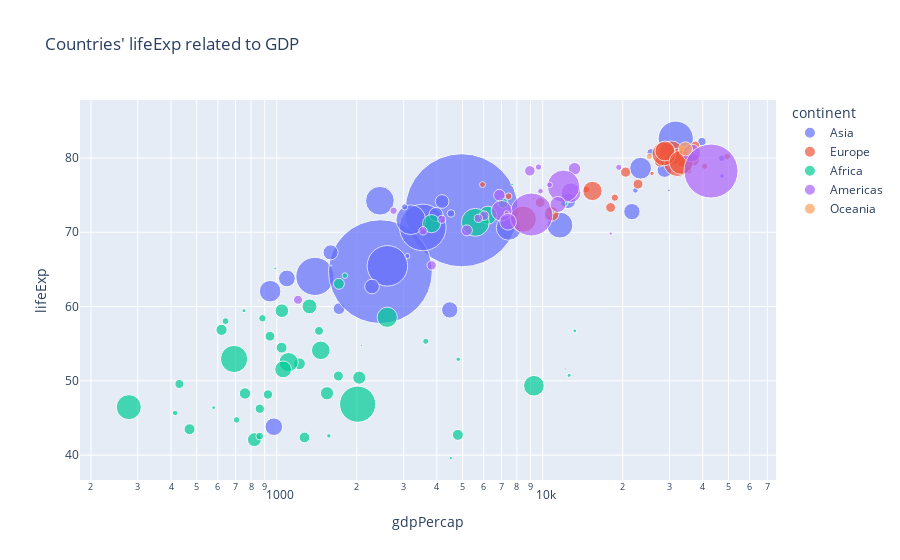

This figure's notebook cell:
### Markdown cell above
### 3.3 Using The New Package
Finally, it's time to use the newly installed package! Pick a dataset from the [data package](https://plotly.com/python-api-reference/generated/plotly.data.html) that is a part of Plotly. 


### 3.3.1 (10 points):

Create a graph using one of these datasets. You can use the documentation for inspiration, but try to change the variables around so you get to really experience the package! Make sure to include titles and axis labels!

### Code cell
import plotly
plotly.data.gapminder()

import plotly.express as px
df = px.data.gapminder()

fig = px.scatter(df.query("year==2007"), x="gdpPercap", y="lifeExp",
	         size="pop", color="continent",
                 hover_name="country", log_x=True, size_max=80,title="Countries' lifeExp related to GDP")
fig.show()

### Figure 1 — Plotly figure (JSON) as saved in the notebook; plotly's stock layout.template omitted (floating-point values rounded to 4 significant figures)
{"data": [{"hovertemplate": "<b>%{hovertext}</b><br><br>continent=Asia<br>gdpPercap=%{x}<br>lifeExp=%{y}<br>pop=%{marker.size}<extra></extra>", "hovertext": ["Afghanistan", "Bahrain", "Bangladesh", "Cambodia", "China", "Hong Kong, China", "India", "Indonesia", "Iran", "Iraq", "Israel", "Japan", "Jordan", "Korea, Dem. Rep.", "Korea, Rep.", "Kuwait", "Lebanon", "Malaysia", "Mongolia", "Myanmar", "Nepal", "Oman", "Pakistan", "Philippines", "Saudi Arabia", "Singapore", "Sri Lanka", "Syria", "Taiwan", "Thailand", "Vietnam", "West Bank and Gaza", "Yemen, Rep."], "legendgroup": "Asia", "marker": {"color": "#636efa", "size": [31889923, 708573, 150448339, 14131858, 1318683096, 6980412, 1110396331, 223547000, 69453570, 27499638, 6426679, 127467972, 6053193, 23301725, 49044790, 2505559, 3921278, 24821286, 2874127, 47761980, 28901790, 3204897, 169270617, 91077287, 27601038, 4553009, 20378239, 19314747, 23174294, 65068149, 85262356, 4018332, 22211743], "sizemode": "area", "sizeref": 206000.0, "symbol": "circle"}, "mode": "markers", "name": "Asia", "orientation": "v", "showlegend": true, "type": "scatter", "x": [974.6, 29800.0, 1391.0, 1714.0, 4959.0, 39720.0, 2452.0, 3541.0, 11610.0, 4471.0, 25520.0, 31660.0, 4519.0, 1593.0, 23350.0, 47310.0, 10460.0, 12450.0, 3096.0, 944, 1091.0, 22320.0, 2606.0, 3190.0, 21650.0, 47140.0, 3970.0, 4185.0, 28720.0, 7458.0, 2442.0, 3025.0, 2281.0], "xaxis": "x", "y": [43.83, 75.64, 64.06, 59.72, 72.96, 82.21, 64.7, 70.65, 70.96, 59.55, 80.75, 82.6, 72.53, 67.3, 78.62, 77.59, 71.99, 74.24, 66.8, 62.07, 63.78, 75.64, 65.48, 71.69, 72.78, 79.97, 72.4, 74.14, 78.4, 70.62, 74.25, 73.42, 62.7], "yaxis": "y"}, {"hovertemplate": "<b>%{hovertext}</b><br><br>continent=Europe<br>gdpPercap=%{x}<br>lifeExp=%{y}<br>pop=%{marker.size}<extra></extra>", "hovertext": ["Albania", "Austria", "Belgium", "Bosnia and Herzegovina", "Bulgaria", "Croatia", "Czech Republic", "Denmark", "Finland", "France", "Germany", "Greece", "Hungary", "Iceland", "Ireland", "Italy", "Montenegro", "Netherlands", "Norway", "Poland", "Portugal", "Romania", "Serbia", "Slovak Republic", "Slovenia", "Spain", "Sweden", "Switzerland", "Turkey", "United Kingdom"], "legendgroup": "Europe", "marker": {"color": "#EF553B", "size": [3600523, 8199783, 10392226, 4552198, 7322858, 4493312, 10228744, 5468120, 5238460, 61083916, 82400996, 10706290, 9956108, 301931, 4109086, 58147733, 684736, 16570613, 4627926, 38518241, 10642836, 22276056, 10150265, 5447502, 2009245, 40448191, 9031088, 7554661, 71158647, 60776238], "sizemode": "area", "sizeref": 206000.0, "symbol": "circle"}, "mode": "markers", "name": "Europe", "orientation": "v", "showlegend": true, "type": "scatter", "x": [5937.0, 36130.0, 33690.0, 7446.0, 10680.0, 14620.0, 22830.0, 35280.0, 33210.0, 30470.0, 32170.0, 27540.0, 18010.0, 36180.0, 40680.0, 28570.0, 9254.0, 36800.0, 49360.0, 15390.0, 20510.0, 10810.0, 9787.0, 18680.0, 25770.0, 28820.0, 33860.0, 37510.0, 8458.0, 33200.0], "xaxis": "x", "y": [76.42, 79.83, 79.44, 74.85, 73.0, 75.75, 76.49, 78.33, 79.31, 80.66, 79.41, 79.48, 73.34, 81.76, 78.89, 80.55, 74.54, 79.76, 80.2, 75.56, 78.1, 72.48, 74.0, 74.66, 77.93, 80.94, 80.88, 81.7, 71.78, 79.42], "yaxis": "y"}, {"hovertemplate": "<b>%{hovertext}</b><br><br>continent=Africa<br>gdpPercap=%{x}<br>lifeExp=%{y}<br>pop=%{marker.size}<extra></extra>", "hovertext": ["Algeria", "Angola", "Benin", "Botswana", "Burkina Faso", "Burundi", "Cameroon", "Central African Republic", "Chad", "Comoros", "Congo, Dem. Rep.", "Congo, Rep.", "Cote d'Ivoire", "Djibouti", "Egypt", "Equatorial Guinea", "Eritrea", "Ethiopia", "Gabon", "Gambia", "Ghana", "Guinea", "Guinea-Bissau", "Kenya", "Lesotho", "Liberia", "Libya", "Madagascar", "Malawi", "Mali", "Mauritania", "Mauritius", "Morocco", "Mozambique", "Namibia", "Niger", "Nigeria", "Reunion", "Rwanda", "Sao Tome and Principe", "Senegal", "Sierra Leone", "Somalia", "South Africa", "Sudan", "Swaziland", "Tanzania", "Togo", "Tunisia", "Uganda", "Zambia", "Zimbabwe"], "legendgroup": "Africa", "marker": {"color": "#00cc96", "size": [33333216, 12420476, 8078314, 1639131, 14326203, 8390505, 17696293, 4369038, 10238807, 710960, 64606759, 3800610, 18013409, 496374, 80264543, 551201, 4906585, 76511887, 1454867, 1688359, 22873338, 9947814, 1472041, 35610177, 2012649, 3193942, 6036914, 19167654, 13327079, 12031795, 3270065, 1250882, 33757175, 19951656, 2055080, 12894865, 135031164, 798094, 8860588, 199579, 12267493, 6144562, 9118773, 43997828, 42292929, 1133066, 38139640, 5701579, 10276158, 29170398, 11746035, 12311143], "sizemode": "area", "sizeref": 206000.0, "symbol": "circle"}, "mode": "markers", "name": "Africa", "orientation": "v", "showlegend": true, "type": "scatter", "x": [6223.0, 4797.0, 1441.0, 12570.0, 1217.0, 430.1, 2042.0, 706.0, 1704.0, 986.1, 277.6, 3633.0, 1545.0, 2082.0, 5581.0, 12150.0, 641.4, 690.8, 13210.0, 752.7, 1328.0, 942.7, 579.2, 1463.0, 1569.0, 414.5, 12060.0, 1045.0, 759.3, 1043.0, 1803.0, 10960.0, 3820.0, 823.7, 4811.0, 619.7, 2014.0, 7670.0, 863.1, 1598.0, 1712.0, 862.5, 926.1, 9270.0, 2602.0, 4513.0, 1107.0, 883.0, 7093.0, 1056.0, 1271.0, 469.7], "xaxis": "x", "y": [72.3, 42.73, 56.73, 50.73, 52.3, 49.58, 50.43, 44.74, 50.65, 65.15, 46.46, 55.32, 48.33, 54.79, 71.34, 51.58, 58.04, 52.95, 56.73, 59.45, 60.02, 56.01, 46.39, 54.11, 42.59, 45.68, 73.95, 59.44, 48.3, 54.47, 64.16, 72.8, 71.16, 42.08, 52.91, 56.87, 46.86, 76.44, 46.24, 65.53, 63.06, 42.57, 48.16, 49.34, 58.56, 39.61, 52.52, 58.42, 73.92, 51.54, 42.38, 43.49], "yaxis": "y"}, {"hovertemplate": "<b>%{hovertext}</b><br><br>continent=Americas<br>gdpPercap=%{x}<br>lifeExp=%{y}<br>pop=%{marker.size}<extra></extra>", "hovertext": ["Argentina", "Bolivia", "Brazil", "Canada", "Chile", "Colombia", "Costa Rica", "Cuba", "Dominican Republic", "Ecuador", "El Salvador", "Guatemala", "Haiti", "Honduras", "Jamaica", "Mexico", "Nicaragua", "Panama", "Paraguay", "Peru", "Puerto Rico", "Trinidad and Tobago", "United States", "Uruguay", "Venezuela"], "legendgroup": "Americas", "marker": {"color": "#ab63fa", "size": [40301927, 9119152, 190010647, 33390141, 16284741, 44227550, 4133884, 11416987, 9319622, 13755680, 6939688, 12572928, 8502814, 7483763, 2780132, 108700891, 5675356, 3242173, 6667147, 28674757, 3942491, 1056608, 301139947, 3447496, 26084662], "sizemode": "area", "sizeref": 206000.0, "symbol": "circle"}, "mode": "markers", "name": "Americas", "orientation": "v", "showlegend": true, "type": "scatter", "x": [12780.0, 3822.0, 9066.0, 36320.0, 13170.0, 7007.0, 9645.0, 8948.0, 6025.0, 6873.0, 5728.0, 5186.0, 1202.0, 3548.0, 7321.0, 11980.0, 2749.0, 9809.0, 4173.0, 7409.0, 19330.0, 18010.0, 42950.0, 10610.0, 11420.0], "xaxis": "x", "y": [75.32, 65.55, 72.39, 80.65, 78.55, 72.89, 78.78, 78.27, 72.23, 74.99, 71.88, 70.26, 60.92, 70.2, 72.57, 76.19, 72.9, 75.54, 71.75, 71.42, 78.75, 69.82, 78.24, 76.38, 73.75], "yaxis": "y"}, {"hovertemplate": "<b>%{hovertext}</b><br><br>continent=Oceania<br>gdpPercap=%{x}<br>lifeExp=%{y}<br>pop=%{marker.size}<extra></extra>", "hovertext": ["Australia", "New Zealand"], "legendgroup": "Oceania", "marker": {"color": "#FFA15A", "size": [20434176, 4115771], "sizemode": "area", "sizeref": 206000.0, "symbol": "circle"}, "mode": "markers", "name": "Oceania", "orientation": "v", "showlegend": true, "type": "scatter", "x": [34440.0, 25190.0], "xaxis": "x", "y": [81.23, 80.2], "yaxis": "y"}], "layout": {"legend": {"itemsizing": "constant", "title": {"text": "continent"}, "tracegroupgap": 0}, "title": {"text": "Countries' lifeExp related to GDP"}, "xaxis": {"anchor": "y", "domain": [0, 1], "title": {"text": "gdpPercap"}, "type": "log"}, "yaxis": {"anchor": "x", "domain": [0, 1], "title": {"text": "lifeExp"}}}}
